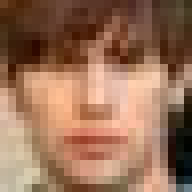
%> input picture img/faces/training set/faces/faces (1).jpg, 24 x 24 px (shown 8 times larger)
$ octave --eval "result = ui_create_integral_image_variable;"   (GNU Octave 9; MATLAB toolbox functions it lacks are replaced by stand-ins)
%> lines starting %> are read from the running program, lines starting %| are printed output that depends on the picture
### matlab/functions/image_tools/get_image_list.m
%% get_image_list
% giving myDir=hard drive folder adress, returns the list of all the files
% that are inside it that are not a directory, and the size of such array.
% We'll use it to get the image files
%
% Note: imageList have a list of adresses that must be accesses via
% imageList{i}, being i the index we want to acess. For knowing the number
% of images we have inside imageList, we can do size(imageList), and it
% will give us a number in the way of (1, N), where N is the number of
% images.

function [imageList, imageListCounter]=get_image_list(myDir)
%> called with myDir = 'img/faces/training set/faces'
    imageDirList=dir(myDir);
    n = size(imageDirList,1);

    % we start the process of extracting the path and name of the files
    imageListCounter=0;
    imageList = {};

    for i=1:n(1)
        if (imageDirList(i).isdir ~= 1)
            imageListCounter=imageListCounter+1;
            imageList{imageListCounter}=strcat(myDir,'/', imageDirList(i).name);
        end
    end
end

### matlab/functions/image_tools/create_standard_image.m
%% create standard image
% * *Autor*: Jose Ramon Raindo Portillo
% * *Date last modification*: 09/05/2016
% * *Version*: 1.0
%%
% This module will check if the image is 24x24, if it is, it will be
% considerated useful to be used in the training and will be transformed in
% grayscale if it wasn't already.
%
% This way we make sure that all the images have the same specs in order to
% work the training properly.
function [resImage, isUseful]=create_standard_image(myImage)
%> called with myImage = 'img/faces/training set/faces/faces (1).jpg'
    resImage=imread(myImage);
%> resImage is the input picture: size 24x24x3 uint8; mean R, G, B 152.5, 111.8, 87.1
    isUseful=1;

    % if the image is not a 24x24 image, we must notify it so we wont use
    % it - we could resize it but we must asure that we dont deform the
    % image in any way possible, so if the image have no the desired
    % proportions, we simply wont use it.
    if (size(resImage, 1)~=24 && size(resImage, 2) ~= 24)
        % as today, we resize the image so it will always be useful, but a
        % warning will be given to the user.
        resImage = imresize(resImage,[24 24]);
        % disp([ 'image ' myImage ' was more than 24x24 and has been resized!' ] );
    end

    % if the image is a color image, we must make it in grayscale
    if (size(resImage, 3)==3)
        resImage=rgb2gray(resImage);
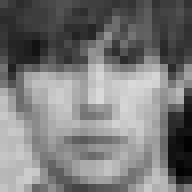
%> resImage: size 24x24 uint8 (shown 8 times larger); min 2, max 218, mean 121.2
        % disp([ 'image ' myImage ' was colored and has been grayscaled!' ] );
    end
    % Our tests will be done in a 24x24 pixel images
end

### matlab/functions/image_tools/create_ii_variables.m
%% create_ii_variables
% create a list of variables in the target_folder. returns the adress of
% the variables, to be used with load_ii
function [ii_list, ii_list_identifier] = create_ii_variables(target_folder, pos_image_list, pos_image_list_counter)
    ii_list = cell(1, pos_image_list_counter);
    ii_list_identifier = cell(1, pos_image_list_counter);

    for i=1:pos_image_list_counter
        % create the new file name
        target_adress = [target_folder num2str(i) '.mat'];
        % adds the new file name to the positive list
        ii_list{i} = target_adress;

        % loads the image and makes them ii
        my_image_adress = pos_image_list{:,i};
        [my_image, is_useful] = create_standard_image(my_image_adress);
%> is_useful = 1

        my_IImage = integralImage(my_image);
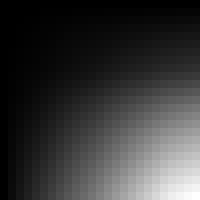
%> my_IImage: size 25x25 double (shown 8 times larger); min 0, max 69795, mean 15260.8; drawn with min black and max white

        % stores them in the hard drive
        store_ii(target_adress, my_IImage);

        % creaes the identifier
        aux_identifier = strsplit(my_image_adress, '/');
        ii_list_identifier{i} = aux_identifier(end);
    end

end

### matlab/load_modules.m
%% LOAD MODULES
% * *Autor*: Jose Ramon Raindo Portillo
% * *Date last modification*: 04/01/2015
% * *Version*: 1.0

%%
% This module is in charge of loading all the modules inside the folders we
% introduce as parameters. This is due those folders having other folders
% to better organize the program.
function load_modules(myDir)
    % first we load the current directory to the path
    load_to_path(myDir);

    % check if this directory have other directory inside and add them (and
    % their children directories) to the path
    check_children_dir(myDir);
end

%% check children dir
% Checks if the current dir have other dirs, and make a recursive call to
% add them and their children to the path.
function check_children_dir(myDir)
    % Get the directory list in
    moduleDir=dir(myDir);
    % print_all_folders(moduleDir);
    n = size(moduleDir,1);

    % use a recursive function to load all the folders inside myDir. It
    % ends when there are no more directories inside of myDir or its
    % children
    for i=1:n(1)
        currentDir=moduleDir(i);
        if (is_a_folder(currentDir))
            % The current file in the list is a folder
            load_modules(strcat(myDir,'/', currentDir.name));
        end
    end

end

%% is a folder
% checks if a name is a directory and if it is not the current directory
% '.' - nor the parent directorry '..'
function res=is_a_folder(currentDir)
    dirName=currentDir.name; % this variable exist just as sintactic sugar
    res=currentDir.isdir && ~strcmp(dirName, '.') && ~strcmp(dirName, '..');
end

%% load to path
% loads a modules to the path, so it can be used by the program
function load_to_path(myAdress)
    addpath([pwd strcat('/', myAdress)]);
end

%% print all folders
% function that works to print all the folders in one directory that has
% been given as a parameter. This is done for testing purposes, and should
% be not used in the final version of this program
% [6 lines left out: function print_all_folders, not called in this run]

### matlab/functions/image_tools/store_ii.m
%% Creation of the integral images
% * *Autor*: Jose Ramon Raindo Portillo
% * *Date last modification*: 18/01/2015
% * *Version*: 1.0

%% STORE_II
% stores integral image in a binary file
function store_ii(file_name, my_variable )
    my_ii=my_variable;
    save(file_name, 'my_ii');
end

### matlab/main_program/ui_create_integral_image_variable.m
%% Creation of the integral images
% * *Autor*: Jose Ramon Raindo Portillo
% * *Date last modification*: 09/05/2016
% * *Version*: 1.0
%%
% In this file we will create all the integral images and store them in an
% individual .mat files. in order to store and load integral images, we
% have created the ii_store and ii_load functions, so we will be using that
% in the adaboost algorithm
function [response] = ui_create_integral_image_variable()
    addpath('../..');
    addpath('matlab');
    %% load the modules
    % the modules are loaded inside the program adding their paths.

    load_modules('matlab'); % here we have functions and classes
    load_modules('img'); % here we have the images

    % we will load all the images from the folder img/test set/negative and
    % positive and we will store them inside a variable (fix the adaboost
    % to get the variable instead of a file)

    % positive list:

    % Replace pos_image_list(1,1) with pos_image_list{1,1}. You access the contents of a cell-array with {}. You access the cell element itself with ().

    [pos_image_list, pos_image_list_counter] = get_image_list('img/faces/training set/faces');
    [positive_ii_list, positive_ii_identifier] = create_ii_variables('img/integral images/faces/', pos_image_list, pos_image_list_counter);

    [neg_image_list, neg_image_list_counter] = get_image_list('img/faces/training set/no_faces');
    [negative_ii_list, negative_ii_identifier] = create_ii_variables('img/integral images/no_faces/', neg_image_list, neg_image_list_counter);

    save('matlab/variables/integral_images_list.mat', 'positive_ii_list', 'negative_ii_list', 'positive_ii_identifier', 'negative_ii_identifier');
    response = 'the images has been saved in the img/integral images folder, and their adress and identifiers are located in matlab/variables/integral_images_list.mat';
end
